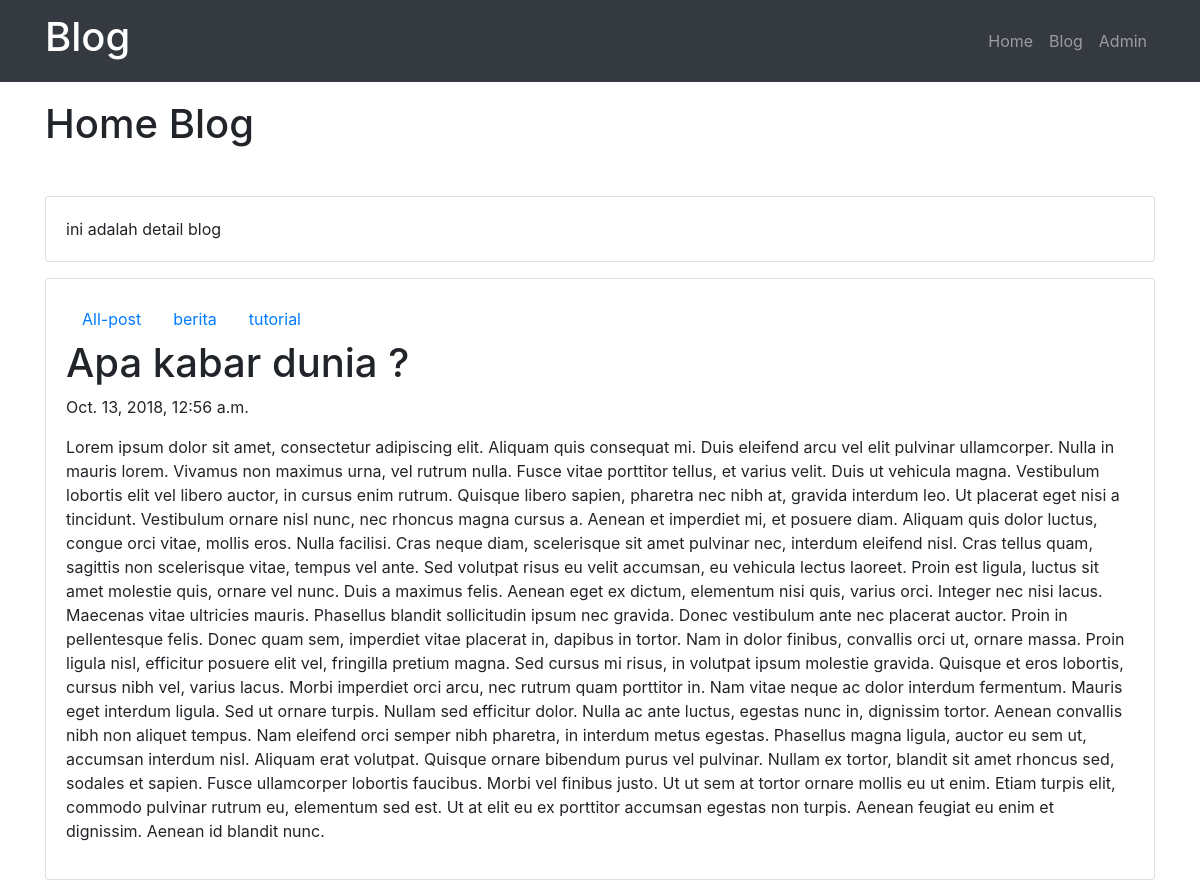
The app's page /blog/post/apa-kabar-dunia/ with its own data.
### blog/models.py (models this page shows, shortened)
class Post(models.Model):
    judul = models.CharField(max_length=255)
    body = models.TextField()
    category = models.CharField(max_length=255)
    publish = models.DateTimeField(auto_now_add=True)
    update = models.DateTimeField(auto_now=True)
    slug = models.SlugField(blank=True, editable=False)

### blog/views.py (the view)
# urls.py: re_path(r'^post/(?P<slugInput>[\w-]+)/$', views.detailPost, name="detail"),
def detailPost(request, slugInput):
    posts = Post.objects.get(slug=slugInput)
    categories = Post.objects.values('category').distinct()
    context = {
        'Judul': 'Home Blog',
        'Content': 'ini adalah detail blog',
        'Categories': categories,
        'Posts': posts,
    }
    return render(request, 'blog/detail.html', context)

### blog/templates/blog/detail.html (shortened to what this page needs)
{% extends "base.html" %}
{% block pageTitle %} {{Judul}} {% endblock pageTitle %}
{% block contents %}
<div class="card card-body mb-3">{{Content}}</div>
<div class="card card-body">
  <ul class="nav">
    <li class="nav-item">
      <a class="nav-link" href="/blog" title=""> All-post </a>
    </li>
    {% for dataCategory in Categories %}
    <li class="nav-item">
      <a
        class="nav-link"
        href="/blog/category/{{dataCategory.category}}"
        title=""
      >
        {{dataCategory.category}}
      </a>
    </li>
    {% endfor %}
  </ul>
  <h1>{{Posts.judul}}</h1>
  <p>{{Posts.publish}}</p>
  <p>{{Posts.body}}</p>
</div>
{% endblock contents %}

### records on screen
Post: judul "Apa kabar dunia ?", publish "Oct. 13, 2018, 12:56 a.m.", body "Lorem ipsum dolor sit amet, consectetur adipiscing elit. Aliquam quis consequat mi. Duis eleifend arcu vel elit pulvinar ullamcorper. Nulla in mauris lorem. Vivamus non maximus urna, vel rutrum nulla. Fusce vitae porttitor tellus, et varius velit. Duis ut vehicula magna. Vestibulum lobortis elit vel libero auctor, in cursus enim rutrum. Quisque libero sapien, pharetra nec nibh at, gravida interdum leo. Ut placerat eget nisi a tincidunt. Vestibulum ornare nisl nunc, nec rhoncus magna cursus a. Aenean et imperdiet mi, et posuere diam. Aliquam quis dolor luctus, congue orci vitae, mollis eros. Nulla facilisi. Cras neque diam, scelerisque sit amet pulvinar nec, interdum eleifend nisl. Cras…"

### other values on screen
{{ Judul }} "Home Blog"
{{ Content }} "ini adalah detail blog"
{{ dataCategory.category }} "berita" "tutorial"
